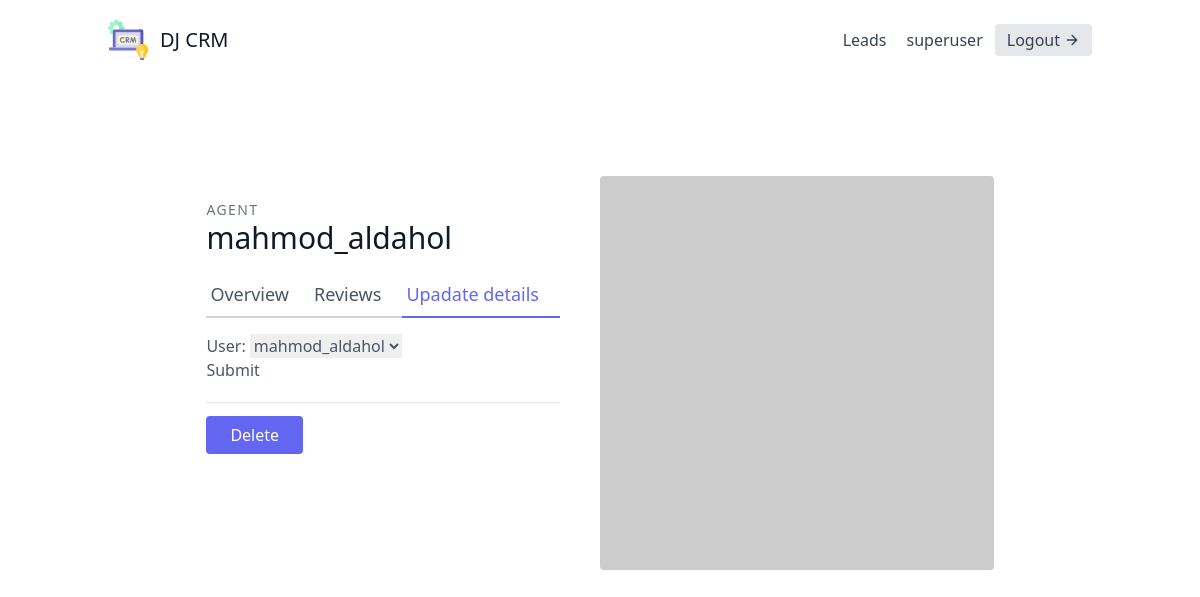
The page /agents/1/update (signed in) on the database its author committed.
### leads/models.py (models this page shows, shortened)
class User(AbstractUser):
    is_organizer = models.BooleanField(default=True)
    is_agent = models.BooleanField(default=False)

class Agent(models.Model):
    user : User = models.OneToOneField(User, on_delete=models.CASCADE)
    organization = models.ForeignKey(UserProfile, on_delete=models.CASCADE)

### agents/views.py (the view, shortened to what this page needs)
# urls.py: path("<int:pk>/update", AgentUpdateView.as_view(), name="agent-update"),
class AgentUpdateView(generic.UpdateView):
    template_name = "agents/agent_update.html"
    queryset = Agent.objects.all()
    form_class = AgentModelForm

### agents/forms.py
class AgentModelForm(forms.ModelForm):
    class Meta:
        model = Agent
        fields = (
            "user",
        )

### agents/templates/agents/agent_update.html (shortened to what this page needs)
{% extends "base.html" %}
{% block content %}
<section class="text-gray-600 body-font overflow-hidden">
    <div class="container px-5 py-24 mx-auto">
      <div class="lg:w-4/5 mx-auto flex flex-wrap">
        <div class="lg:w-1/2 w-full lg:pr-10 lg:py-6 mb-6 lg:mb-0">
          <h2 class="text-sm title-font text-gray-500 tracking-widest">AGENT</h2>
          <h1 class="text-gray-900 text-3xl title-font font-medium mb-4">{{agent.user.username}}</h1>
          <div class="flex mb-4">
            <a href = "{% url 'agents:agent-detail' agent.pk %}", class="flex-grow border-b-2 border-gray-300 py-2 text-lg px-1">Overview</a>
            <a class="flex-grow border-b-2 border-gray-300 py-2 text-lg px-1">Reviews</a>
            <a href = "{% url 'agents:agent-update' agent.pk %}", class="flex-grow text-indigo-500 border-b-2 border-indigo-500 py-2 text-lg px-1">Upadate details</a>
          </div>
          <form method="post" enctype="multipart/form-data">
            {{ form.as_p }}
            <button type="submit">Submit</button>
          </form>
          <div class="mt-5 py-5 border-t border-gray-200">
            <a href="{% url 'agents:agent-delete' agent.pk%}" class="w-1/2 mt-3 text-white bg-indigo-500 border-0 py-2 px-6 focus:outline-none hover:bg-indigo-600 rounded">
                Delete
            </a>
          </div>
        </div>
        <img alt="ecommerce" class="lg:w-1/2 w-full lg:h-auto h-64 object-cover object-center rounded" src="https://dummyimage.com/400x400">
      </div>
    </div>
  </section>
{% endblock content %}

### templates/navbar.html (shortened to what this page needs)
<header class="text-gray-700 body-font">
    <div class="container mx-auto flex flex-wrap p-5 flex-col md:flex-row items-center">
      <a href="" class="flex title-font font-medium items-center text-gray-900 mb-4 md:mb-0">
        <span class="ml-3 text-xl">DJ CRM</span>
      </a>
      <nav class="md:ml-auto flex flex-wrap items-center text-base justify-center">
          {% if not request.user.is_authenticated %}
            <a href="{% url 'signup'%}" class="mr-5 hover:text-gray-900">Signup</a>
          {% else %}
              <a href="{% url 'leads:lead-list' %}" class="mr-5 hover:text-gray-900">Leads</a>
          {% endif %}
        </nav>
      {% if request.user.is_authenticated %}
      {{request.user.username}}
      <a href="{% url 'logout'%}" class="ml-3 inline-flex items-center bg-gray-200 border-0 py-1 px-3 focus:outline-none hover:bg-gray-300 rounded text-base mt-4 md:mt-0">
        Logout
          <svg fill="none" stroke="currentColor" stroke-linecap="round" stroke-linejoin="round" stroke-width="2" class="w-4 h-4 ml-1" viewBox="0 0 24 24">
              <path d="M5 12h14M12 5l7 7-7 7"></path>
          </svg>
      </a>
      {% endif %}
    </div>
</header>

### rows shown on the page
User: user.username "superuser"
Agent: user.username "mahmod_aldahol", user "mahmod_aldahol"
